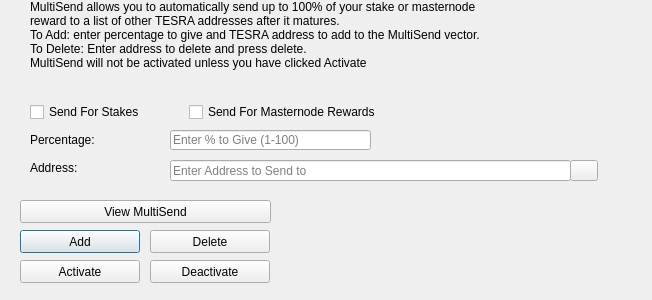
<?xml version="1.0" encoding="UTF-8"?>
<ui version="4.0">
 <class>MultiSendDialog</class>
 <widget class="QDialog" name="MultiSendDialog">
  <property name="windowModality">
   <enum>Qt::NonModal</enum>
  </property>
  <property name="geometry">
   <rect>
    <x>0</x>
    <y>0</y>
    <width>652</width>
    <height>300</height>
   </rect>
  </property>
  <property name="windowTitle">
   <string>MultiSend</string>
  </property>
  <widget class="QLineEdit" name="multiSendPercentEdit">
   <property name="geometry">
    <rect>
     <x>170</x>
     <y>130</y>
     <width>201</width>
     <height>20</height>
    </rect>
   </property>
   <property name="toolTip">
    <string>Enter whole numbers 1 - 100</string>
   </property>
   <property name="placeholderText">
    <string>Enter % to Give (1-100)</string>
   </property>
  </widget>
  <widget class="QLineEdit" name="multiSendAddressEdit">
   <property name="geometry">
    <rect>
     <x>170</x>
     <y>160</y>
     <width>401</width>
     <height>21</height>
    </rect>
   </property>
   <property name="toolTip">
    <string/>
   </property>
   <property name="placeholderText">
    <string>Enter Address to Send to</string>
   </property>
  </widget>
  <widget class="QLabel" name="label_2">
   <property name="geometry">
    <rect>
     <x>30</x>
     <y>0</y>
     <width>451</width>
     <height>121</height>
    </rect>
   </property>
   <property name="lineWidth">
    <number>1</number>
   </property>
   <property name="text">
    <string>MultiSend allows you to automatically send up to 100% of your stake or masternode reward to a list of other TESRA addresses after it matures.
To Add: enter percentage to give and TESRA address to add to the MultiSend vector.
To Delete: Enter address to delete and press delete.
MultiSend will not be activated unless you have clicked Activate</string>
   </property>
   <property name="alignment">
    <set>Qt::AlignLeading|Qt::AlignLeft|Qt::AlignTop</set>
   </property>
   <property name="wordWrap">
    <bool>true</bool>
   </property>
  </widget>
  <widget class="QLabel" name="message">
   <property name="geometry">
    <rect>
     <x>290</x>
     <y>200</y>
     <width>351</width>
     <height>91</height>
    </rect>
   </property>
   <property name="text">
    <string/>
   </property>
  </widget>
  <widget class="QPushButton" name="addButton">
   <property name="geometry">
    <rect>
     <x>20</x>
     <y>230</y>
     <width>120</width>
     <height>23</height>
    </rect>
   </property>
   <property name="toolTip">
    <string/>
   </property>
   <property name="statusTip">
    <string>Add to MultiSend Vector</string>
   </property>
   <property name="text">
    <string>Add</string>
   </property>
  </widget>
  <widget class="QPushButton" name="disableButton">
   <property name="geometry">
    <rect>
     <x>150</x>
     <y>260</y>
     <width>120</width>
     <height>23</height>
    </rect>
   </property>
   <property name="statusTip">
    <string>Deactivate MultiSend</string>
   </property>
   <property name="text">
    <string>Deactivate</string>
   </property>
  </widget>
  <widget class="QPushButton" name="addressBookButton">
   <property name="geometry">
    <rect>
     <x>570</x>
     <y>160</y>
     <width>28</width>
     <height>21</height>
    </rect>
   </property>
   <property name="toolTip">
    <string>Choose an address from the address book</string>
   </property>
   <property name="text">
    <string/>
   </property>
   <property name="icon">
    <iconset resource="../tesra.qrc">
     <normaloff>:/icons/address-book</normaloff>:/icons/address-book</iconset>
   </property>
   <property name="shortcut">
    <string>Alt+A</string>
   </property>
   <property name="autoDefault">
    <bool>false</bool>
   </property>
  </widget>
  <widget class="QLabel" name="label">
   <property name="geometry">
    <rect>
     <x>30</x>
     <y>130</y>
     <width>121</width>
     <height>20</height>
    </rect>
   </property>
   <property name="toolTip">
    <string>Percentage of stake to send</string>
   </property>
   <property name="text">
    <string>Percentage:</string>
   </property>
  </widget>
  <widget class="QLabel" name="label_5">
   <property name="geometry">
    <rect>
     <x>30</x>
     <y>160</y>
     <width>111</width>
     <height>16</height>
    </rect>
   </property>
   <property name="toolTip">
    <string>Address to send portion of stake to</string>
   </property>
   <property name="text">
    <string>Address:</string>
   </property>
  </widget>
  <widget class="QPushButton" name="deleteButton">
   <property name="geometry">
    <rect>
     <x>150</x>
     <y>230</y>
     <width>120</width>
     <height>23</height>
    </rect>
   </property>
   <property name="toolTip">
    <string/>
   </property>
   <property name="statusTip">
    <string>Delete Address From MultiSend Vector</string>
   </property>
   <property name="text">
    <string>Delete</string>
   </property>
  </widget>
  <widget class="QPushButton" name="activateButton">
   <property name="geometry">
    <rect>
     <x>20</x>
     <y>260</y>
     <width>120</width>
     <height>23</height>
    </rect>
   </property>
   <property name="statusTip">
    <string>Activate MultiSend</string>
   </property>
   <property name="text">
    <string>Activate</string>
   </property>
  </widget>
  <widget class="QPushButton" name="viewButton">
   <property name="geometry">
    <rect>
     <x>20</x>
     <y>200</y>
     <width>251</width>
     <height>23</height>
    </rect>
   </property>
   <property name="toolTip">
    <string/>
   </property>
   <property name="statusTip">
    <string>View MultiSend Vector</string>
   </property>
   <property name="text">
    <string>View MultiSend</string>
   </property>
  </widget>
  <widget class="QWidget" name="horizontalLayoutWidget">
   <property name="geometry">
    <rect>
     <x>30</x>
     <y>100</y>
     <width>351</width>
     <height>24</height>
    </rect>
   </property>
   <layout class="QHBoxLayout" name="horizontalLayout">
    <item>
     <widget class="QCheckBox" name="multiSendStakeCheckBox">
      <property name="text">
       <string>Send For Stakes</string>
      </property>
     </widget>
    </item>
    <item>
     <widget class="QCheckBox" name="multiSendMasternodeCheckBox">
      <property name="text">
       <string>Send For Masternode Rewards</string>
      </property>
     </widget>
    </item>
   </layout>
  </widget>
 </widget>
 <resources>
  <include location="../tesra.qrc"/>
 </resources>
 <connections/>
</ui>
